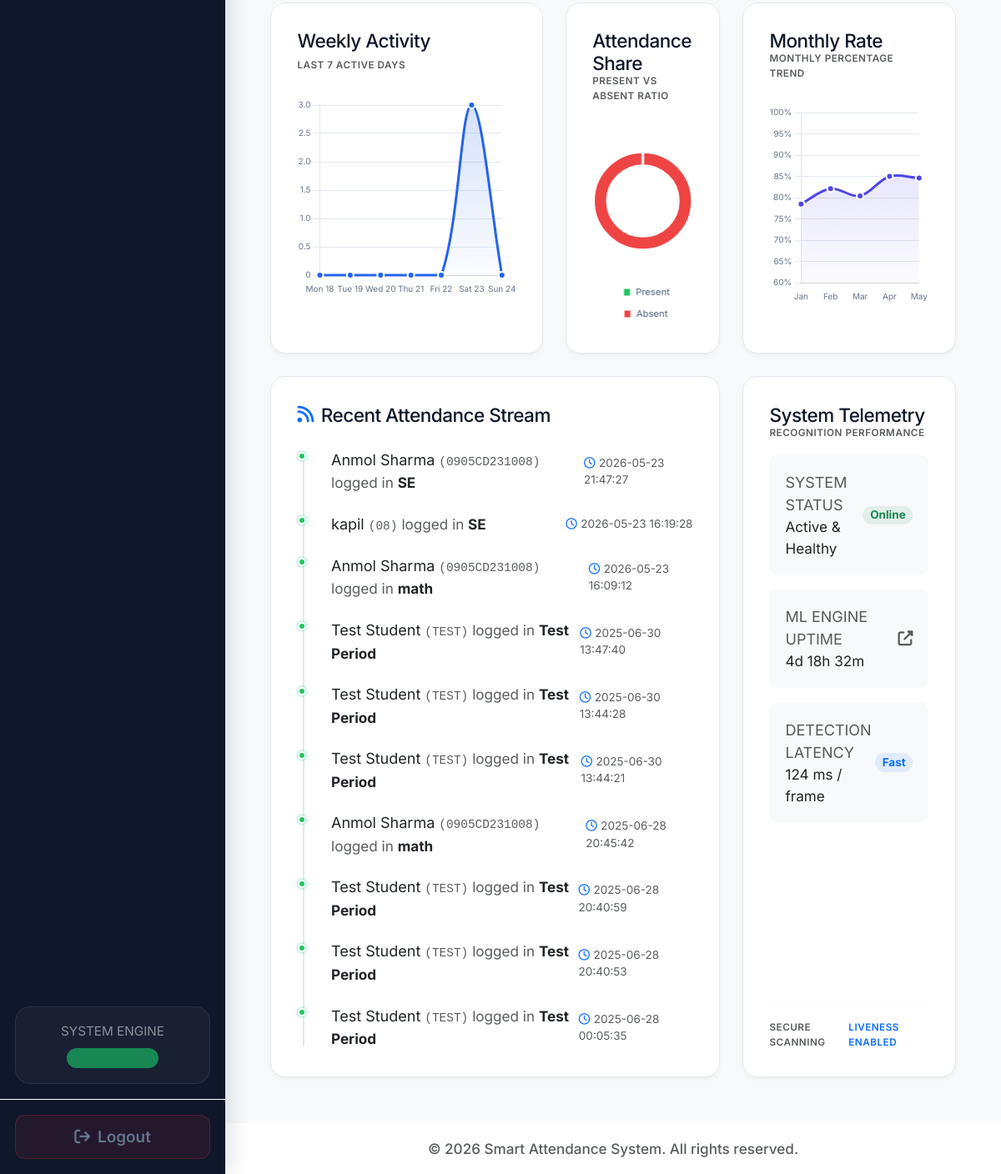
The app's page /admin_dashboard (signed in, lower part), older data.
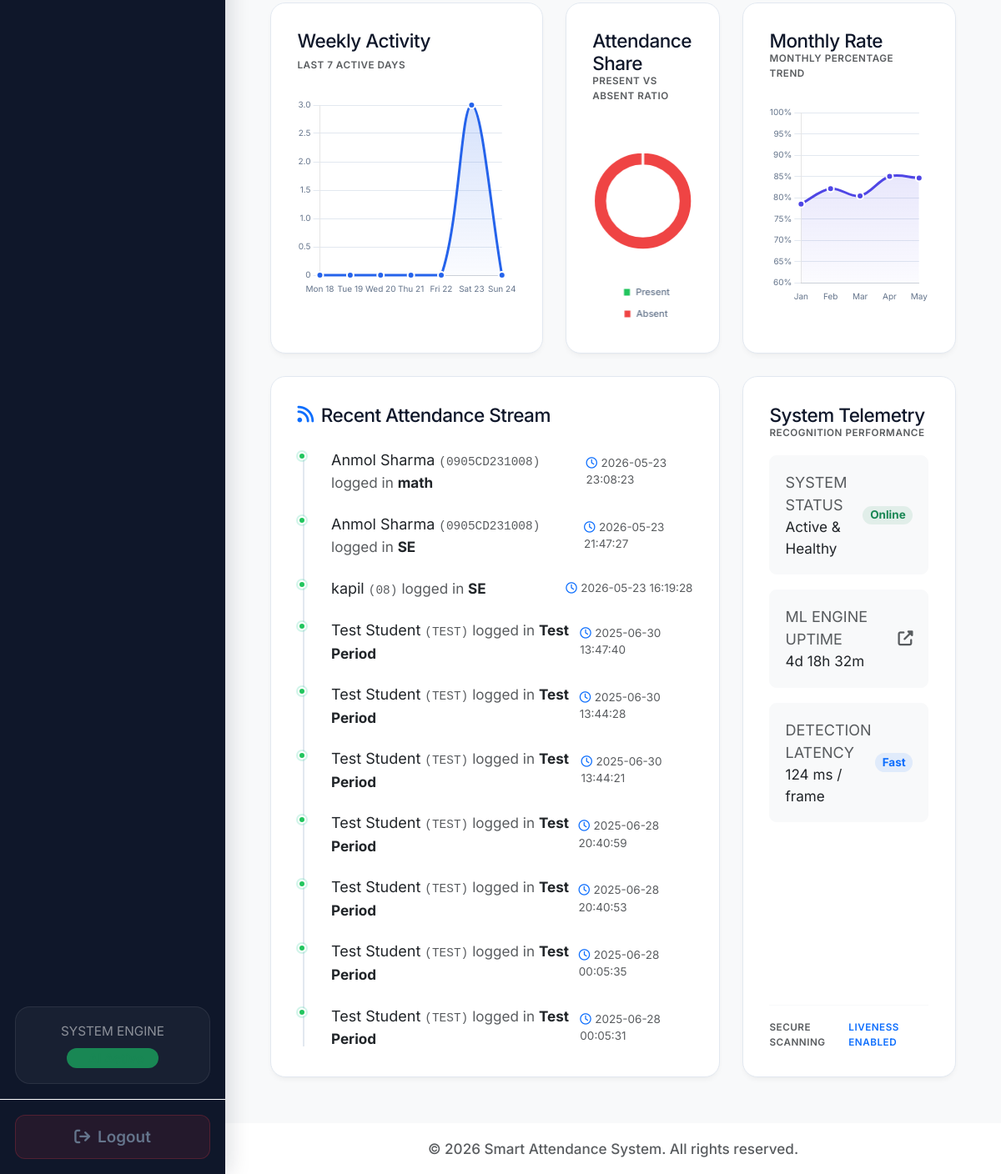
The same page, newer data.
### tables this page shows
CREATE TABLE attendance_logs (
        log_id INTEGER PRIMARY KEY AUTOINCREMENT,
        student_roll_no TEXT NOT NULL,
        student_name TEXT,
        period_name TEXT NOT NULL,
        prof_name TEXT,
        timestamp DATETIME DEFAULT CURRENT_TIMESTAMP,
        FOREIGN KEY (student_roll_no) REFERENCES students (roll_no)
    );

### app/dashboard/routes.py (the view)
@dashboard_bp.route('/admin_dashboard')
@login_required
@role_required(roles=['admin'])
def admin_dashboard():
    local_tz = pytz.timezone(config.TIMEZONE)
    local_now = datetime.now(local_tz)
    local_today_str = local_now.strftime('%Y-%m-%d')
    conn = db_connect()
    total_students = conn.execute("SELECT COUNT(*) FROM students").fetchone()[0]
    total_professors = conn.execute("SELECT COUNT(*) FROM professors").fetchone()[0]
    total_periods = conn.execute("SELECT COUNT(*) FROM schedule").fetchone()[0]
    today_attendance = conn.execute(
        "SELECT COUNT(*) FROM attendance_logs WHERE date(timestamp) = ?",
        (local_today_str,)
    ).fetchone()[0]
    attendance_chart_labels = []
    attendance_chart_data = []
    for i in range(6, -1, -1):
        day = local_now - timedelta(days=i)
        day_str = day.strftime('%Y-%m-%d')
        day_label = day.strftime('%a %d')  # e.g., "Mon 19"
        count = conn.execute(
            "SELECT COUNT(*) FROM attendance_logs WHERE date(timestamp) = ?",
            (day_str,)
        ).fetchone()[0]
        attendance_chart_labels.append(day_label)
        attendance_chart_data.append(count)
    branch_rows = conn.execute(
        "SELECT branch, COUNT(*) as cnt FROM students WHERE branch IS NOT NULL GROUP BY branch ORDER BY cnt DESC"
    ).fetchall()
    branch_labels = [row['branch'] for row in branch_rows]
    branch_data = [row['cnt'] for row in branch_rows]
    recent_logs = conn.execute(
        "SELECT student_name, student_roll_no, period_name, prof_name, timestamp "
        "FROM attendance_logs ORDER BY timestamp DESC LIMIT 10"
    ).fetchall()
    recent_activity = []
    for log in recent_logs:
        recent_activity.append({
            'name': log['student_name'],
            'roll_no': log['student_roll_no'],
            'period': log['period_name'],
            'professor': log['prof_name'],
            'time': log['timestamp']
        })
    current_period = None
    local_now_time = local_now.strftime('%H:%M')
    periods = conn.execute(
        "SELECT period_name, start_time, end_time, prof_name, branch, semester FROM schedule ORDER BY start_time"
    ).fetchall()
    for p in periods:
        if p['start_time'] <= local_now_time <= p['end_time']:
            current_period = {
                'name': p['period_name'],
                'professor': p['prof_name'],
                'start': p['start_time'],
                'end': p['end_time'],
                'branch': p['branch'],
                'semester': p['semester']
            }
            break
    conn.close()
    return render_template(
        'dashboard/admin_dashboard.html',
        total_students=total_students,
        total_professors=total_professors,
        total_periods=total_periods,
        today_attendance=today_attendance,
        attendance_chart_labels=json.dumps(attendance_chart_labels),
        attendance_chart_data=json.dumps(attendance_chart_data),
        branch_labels=json.dumps(branch_labels),
        branch_data=json.dumps(branch_data),
        recent_activity=recent_activity,
        current_period=current_period,
        current_date=local_now.strftime('%A, %B %d, %Y'),
        current_time=local_now.strftime('%I:%M %p')
    )

### app/auth/routes.py (called while the page is built, shortened)
def login_required(f):
    @wraps(f)
    def decorated_function(*args, **kwargs):
        if 'logged_in' not in session or not session['logged_in']:
            flash('Please log in to access this page.', 'warning')
            return redirect(url_for('auth.login'))
        return f(*args, **kwargs)
    return decorated_function

def role_required(roles):
    def decorator(f):
        @wraps(f)
        def decorated_function(*args, **kwargs):
            if 'logged_in' not in session or not session['logged_in']:
                flash('Please log in to access this page.', 'warning')
                return redirect(url_for('auth.login'))
            return f(*args, **kwargs)
        return decorated_function
    return decorator

### app/extensions.py (called while the page is built)
def db_connect():
    conn = sqlite3.connect(config.DB_FILE, timeout=10)
    conn.row_factory = sqlite3.Row
    return conn

def close_connection(exception):
    db = getattr(g, '_database', None)
    if db is not None:
        db.close()

### app/templates/dashboard/admin_dashboard.html (shortened to what the changed rows need)
{% extends "layout.html" %}
{% block head_extra %}
<link rel="stylesheet" href="{{ url_for('static', filename='css/dashboard.css') }}">
{% endblock %}
{% block content %}
<div class="container-fluid px-0">
    <div class="row g-4">
        <div class="col-lg-8">
            <div class="saas-card h-100">
                {% if recent_activity %}
                <div class="activity-timeline">
                    {% for act in recent_activity %}
                    <div class="activity-item">
                        <div class="activity-dot logged"></div>
                        <div class="d-flex flex-column flex-md-row justify-content-between align-items-md-center ms-2 ps-1">
                            <div>
                                <span class="font-weight-bold text-dark">{{ act.name }}</span>
                                <span class="text-muted font-monospace" style="font-size: 0.8rem;">({{ act.roll_no }})</span>
                                <span class="text-muted small">logged in <strong class="text-dark">{{ act.period }}</strong></span>
                            </div>
                            <div class="text-muted mt-1 mt-md-0" style="font-size: 0.75rem;">
                                <i class="far fa-clock me-1 text-primary"></i>{{ act.time }}
                            </div>
                        </div>
                    </div>
                    {% endfor %}
                </div>
                {% endif %}
            </div>
        </div>
    </div>
</div>
{% endblock %}

Row changes from the older to the newer data that the page shows:
removed attendance_logs: name "Anmol Sharma", roll_no "0905CD231008", period "math", time "2026-05-23 16:09:12"
removed attendance_logs: name "Anmol Sharma", roll_no "0905CD231008", period "math", time "2025-06-28 20:45:42"
added attendance_logs: name "Anmol Sharma", roll_no "0905CD231008", period "math", time "2026-05-23 23:08:23"
now on this page (row unchanged): attendance_logs: name "Test Student", roll_no "TEST", period "Test Period", time "2025-06-28 00:05:31"
